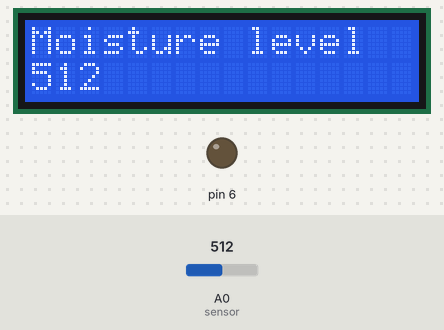
Simulated run of this sketch. Board: Arduino Uno, built with avr-gcc and run on an emulated ATmega328P. On the bench: 16×2 character LCD, output pins drawn as LEDs (lit = HIGH). Inputs (shaded band) come from the test bench; at power-on: A0 (sensor) = 512. What the sketch prints to the serial monitor is not drawn.

Above: at 1.2 s.
1.3 s: A0 (sensor) set to 793
At 2.3 s:
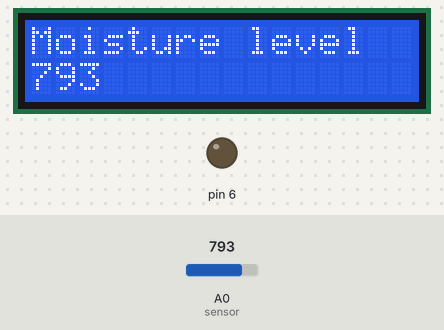
2.8 s: A0 (sensor) set to 812
At 3.3 s:
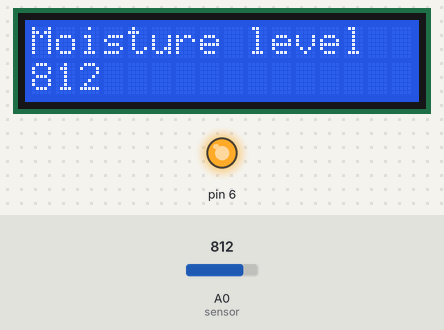
5.8 s: A0 (sensor) set to 790
At 7.8 s:
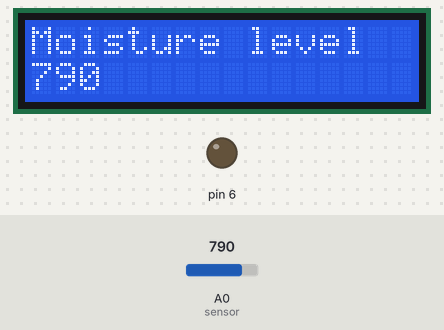
Timing chart, 0 to 9.3 s (numbered marks = the images above; inputs shaded):
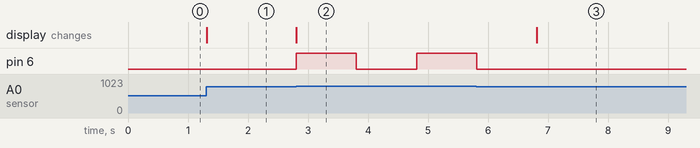

The sketch:

monitor.ino
```cpp
const int LED= 6;//Digital pin that the LED is connected
#include <LiquidCrystal.h>

int rs=7;
int en=8;
int d4=9;
int d5=10;
int d6=11;
int d7=12;
LiquidCrystal lcd(rs,en,d4,d5,d6,d7);

void setup(){
lcd.begin(16,2);

Serial.begin(9600);
pinMode(6, OUTPUT);

}

void loop() {
lcd.setCursor(0,0);
int sensorReading= analogRead(A0); //reads the sensor value

Serial.println (sensorReading); //prints out the sensor reading
lcd.print("Moisture level");
lcd.setCursor(0,1);
lcd.print(sensorReading);
if (sensorReading > 800){//if reading is above 800, LED blinks on and off
digitalWrite(6,HIGH); //turns the LED on
delay(1000); //waits for a second
digitalWrite(6,LOW); //turns the LED off
delay(1000); //waits for a second
}
}
```

Measured:
- the behaviour switches between 800 and 801 on A0 (sensor) (found by bisection; images 1 and 2)
- after the input at 1.3 s, the display: changes at once (image 1)
- after the input at 2.8 s, pin 6: LOW → HIGH at once, → LOW 1.0 s later, → HIGH 1.0 s later; the display: changes at once (image 2)
- after the input at 5.8 s, pin 6: goes on until 5.8 s, then stays LOW; the display: changes after 1.0 s (image 3)
